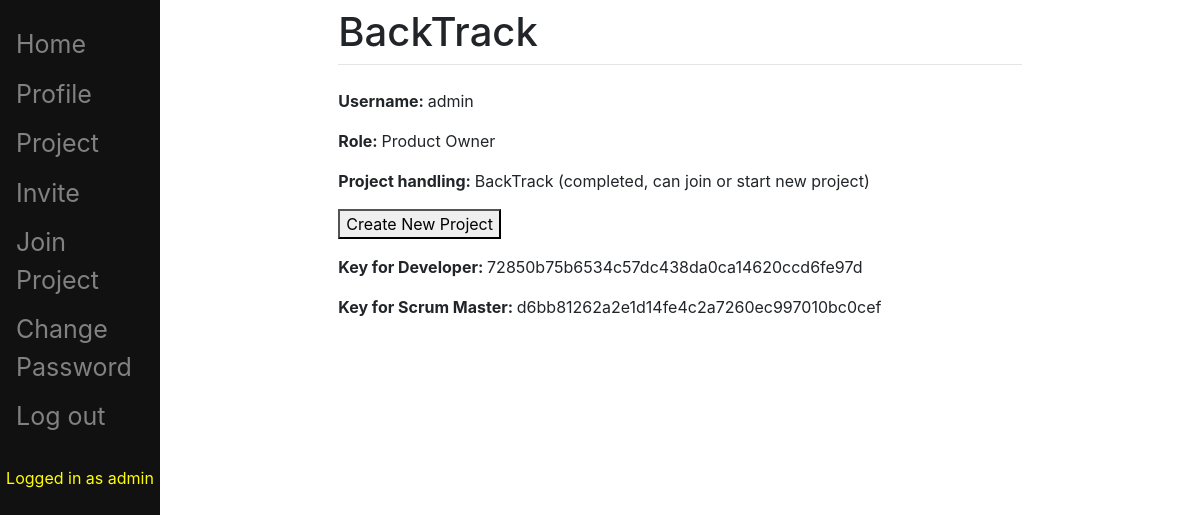
/pbi/profile/ (signed in), run on an earlier commit of the app's database.
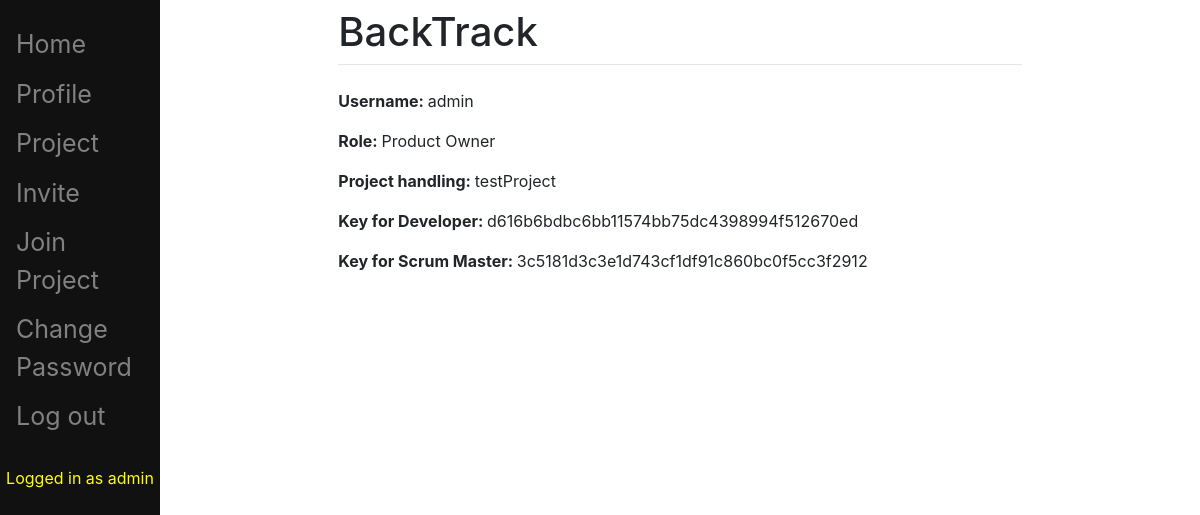
And on a later commit of the database.
### pbi/models.py (models this page shows, shortened)
class Project(models.Model):
	STAT = (
		('Completed', 'Completed'),
		('In Progress', 'In Progress'),
		('Not yet started', 'Not yet started'),
	)
	name = models.CharField(max_length=200)
	description = models.CharField(max_length=200, blank=True, null=True)
	status = models.CharField(choices=STAT, default='Not yet started', max_length=200)
	last_sprint = models.IntegerField(default=1, editable=False)
	Dhash = models.CharField(max_length=200, default=_hash, editable=False)
	SMhash = models.CharField(max_length=200, default=_hash, editable=False)

### pbi/views.py (the view)
class ProfileView(LoginRequiredMixin, TemplateView):
    login_url = '/pbi/login/'
    redirect_field_name = 'redirect_to'
    template_name="profile_view.html"
    model = Person
    def get_context_data(self, **kwargs):
        context = super(ProfileView, self).get_context_data(**kwargs)
        u = self.request.user
        try:
            p = Person.objects.get(user = u)
        except Person.DoesNotExist:
            newPerson = Person(user = u)
            newPerson.save()
        person1 = Person.objects.get(user = u)
        context['project'] = person1.project
        context['person'] = person1
        return context

### templates/profile_view.html (shortened to what this page needs)
{% extends "main/base.html" %}
{% block content %}
<p><b>Username: </b>{{ person.user.username }}</p>
<p><b>Role: </b>{{ person.role }}</p>
<p><b>Project handling: </b>
    {% if project.name == NONE %}
        Not handling any project currently
        {% if person.role == "Developer" or person.role == "Product Owner"%}
            <p><button onclick="window.location.href = '/pbi/createProject/';">Create New Project</button></p>
        {% endif %}
    {% else %}
        {{ project.name }}
        {% if project.status == "Completed" %}
            (completed, can join or start new project)
			<p><button onclick="window.location.href = '/pbi/createProject/';">Create New Project</button></p>
        {% endif %}
        {% if person.role == "Product Owner" %}
            <p><b>Key for Developer: </b>{{ project.Dhash }}</p>
            <p><b>Key for Scrum Master: </b>{{ project.SMhash }}</p>
        {% endif %}
    {% endif %}
</p>
{% endblock %}

What changed in the data, as far as the page shows it:
no longer on this page (row unchanged): Project: name "BackTrack", Dhash "72850b75b6534c57dc438da0ca14620ccd6fe97d", SMhash "d6bb81262a2e1d14fe4c2a7260ec997010bc0cef"
added Project: name "testProject", Dhash "d616b6bdbc6bb11574bb75dc4398994f512670ed", SMhash "3c5181d3c3e1d743cf1df91c860bc0f5cc3f2912"
Also different on the page:
text no longer shown: "(completed, can join or start new project) Create New Project"
